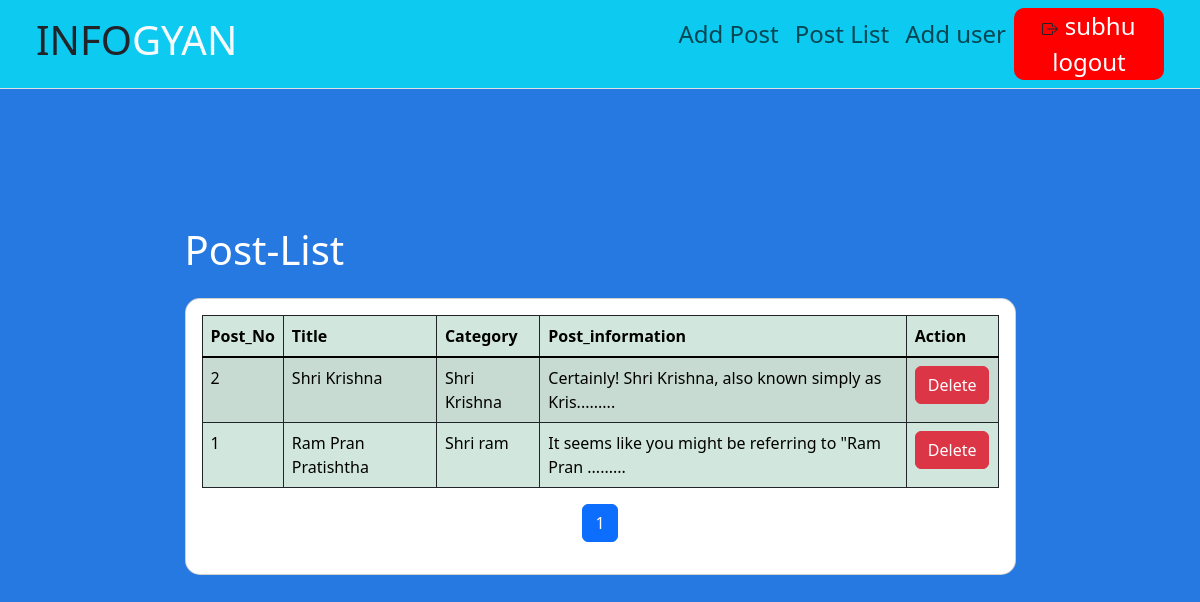
The page /admin_post/Post_list.php (signed in) on the database its author committed.
### tables this page shows
CREATE TABLE `post_data` (
  `post_no` int(10) NOT NULL,
  `Title` varchar(100) NOT NULL,
  `Category` varchar(100) NOT NULL,
  `Post_info` text NOT NULL,
  `Post_img` varchar(100) NOT NULL
);

### admin_post/Post_list.php (the view, shortened to what this page needs)
<?php
include 'login_nav.php';
?>
<section class="vh-100" style="background-color: #2779e2;">
  <div class="container h-100">
    <div class="row d-flex justify-content-center align-items-center h-100">
      <div class="col-xl-9">
        <h1 class="text-white mb-4">Post-List</h1>
        <div class="card" style="border-radius: 15px;">
          <div class="card-body">
          <?php
    $limit = 4;
     if(isset($_GET['page'])){
      $page = $_GET['page'];
          }else{
                   $page = 1;
               }
     $offset = ($page - 1) * $limit;
     $sql = "SELECT post_data.post_no,post_data.Title,post_data.Category ,post_data.Post_info,post_data.Post_img FROM post_data
     ORDER BY post_data.post_no DESC  LIMIT {$offset},{$limit}";
    $result = mysqli_query($conn,$sql) or die("Query Unsuccessfull");
    if(mysqli_num_rows($result) > 0){
    ?>
          <table class="table table-success table-striped table-bordered border-dark">
        <thead>
          <tr>
            <th scope="col">Post_No</th>
            <th scope="col">Title</th>
            <th scope="col">Category</th>
            <th scope="col">Post_information</th>
            <th scope="col">Action</th>
          </tr>
        </thead>
        <tbody class="table-group-divider">
          <?php
           while($row = mysqli_fetch_assoc($result)){
            ?>
          <tr>
          <td class='id'><?php echo $row['post_no'];?></td>
            <td><?php echo $row['Title'];?></td>
            <td><?php echo $row['Category'];?></td>
            <td><?php echo substr($row['Post_info'],0,50).".........";?></td>
            <td>
            <a href="delete_post.php?id=<?php echo $row['post_no'];?>">
            <input type="button" value="Delete" name="Delete" class="btn btn-danger"></a>
        </td>
          </tr>
          <?php
           }
          ?>
        </tbody>
      </table>
      <nav aria-label="Page navigation example">
    <?php
    } else {
        echo "<h2> No Record Found.</h2>";
    }
    $sql1 = "SELECT * FROM post_data";
    $result1 = mysqli_query($conn, $sql1) or die("Pagination error");
    if (mysqli_num_rows($result1) > 0) {
        $total_records = mysqli_num_rows($result1);
        $total_page = ceil($total_records / $limit);
        echo '<div class="d-flex justify-content-center"><ul class="pagination">';
        for ($i = 1; $i <= $total_page; $i++) {
            $active = ($i == $page) ? "active" : "";
            echo '<li class="page-item ' . $active . '"><a class="page-link" href="Post_list.php?page=' . $i . '">' . $i . '</a></li>';
        }
        echo '</ul></div>';
    }
    ?>
</nav>
        </div>
        </div>
      </div>
    </div>
  </div>
</section>
</body>
</html>

### rows shown on the page
post_data: post_no "2", Title "Shri Krishna", Category "Shri Krishna", Post_info "Certainly! Shri Krishna, also known simply as Kris"
post_data: post_no "1", Title "Ram Pran Pratishtha", Category "Shri ram", Post_info "It seems like you might be referring to \"Ram Pran"

### other values the page prints
$_SESSION["username"] "subhu"
